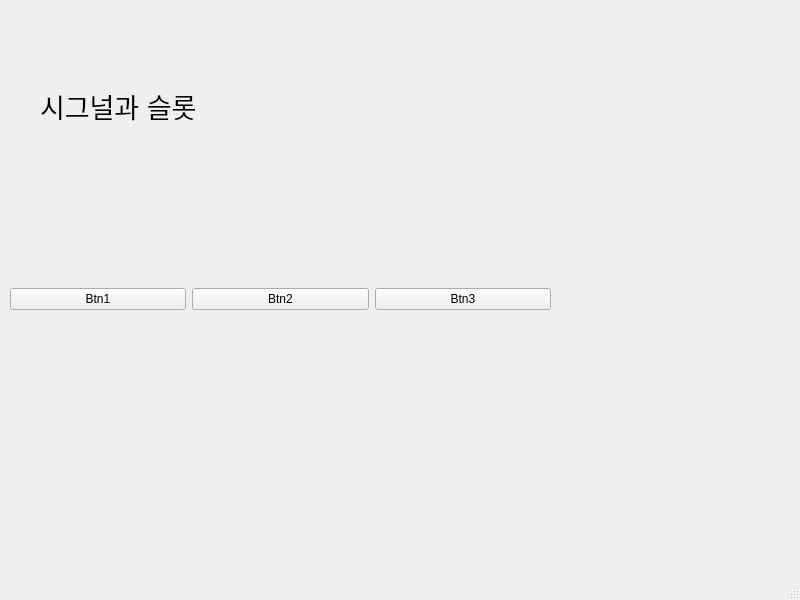
<?xml version="1.0" encoding="UTF-8"?>
<ui version="4.0">
 <class>MainWindow</class>
 <widget class="QMainWindow" name="MainWindow">
  <property name="geometry">
   <rect>
    <x>0</x>
    <y>0</y>
    <width>800</width>
    <height>600</height>
   </rect>
  </property>
  <property name="windowTitle">
   <string>MainWindow</string>
  </property>
  <widget class="QWidget" name="centralwidget">
   <widget class="QWidget" name="horizontalLayoutWidget">
    <property name="geometry">
     <rect>
      <x>10</x>
      <y>239</y>
      <width>541</width>
      <height>121</height>
     </rect>
    </property>
    <layout class="QHBoxLayout" name="horizontalLayout">
     <item>
      <widget class="QPushButton" name="Btn1">
       <property name="text">
        <string>Btn1</string>
       </property>
       <property name="iconSize">
        <size>
         <width>21</width>
         <height>16</height>
        </size>
       </property>
      </widget>
     </item>
     <item>
      <widget class="QPushButton" name="Btn2">
       <property name="text">
        <string>Btn2</string>
       </property>
      </widget>
     </item>
     <item>
      <widget class="QPushButton" name="Btn3">
       <property name="text">
        <string>Btn3</string>
       </property>
      </widget>
     </item>
    </layout>
   </widget>
   <widget class="QLabel" name="label">
    <property name="geometry">
     <rect>
      <x>40</x>
      <y>70</y>
      <width>251</width>
      <height>71</height>
     </rect>
    </property>
    <property name="font">
     <font>
      <pointsize>20</pointsize>
     </font>
    </property>
    <property name="text">
     <string>시그널과 슬롯 </string>
    </property>
   </widget>
  </widget>
  <widget class="QMenuBar" name="menubar">
   <property name="geometry">
    <rect>
     <x>0</x>
     <y>0</y>
     <width>800</width>
     <height>21</height>
    </rect>
   </property>
  </widget>
  <widget class="QStatusBar" name="statusbar">
   <property name="toolTip">
    <string/>
   </property>
  </widget>
 </widget>
 <resources/>
 <connections>
  <connection>
   <sender>Btn1</sender>
   <signal>clicked()</signal>
   <receiver>MainWindow</receiver>
   <slot>firstClick()</slot>
   <hints>
    <hint type="sourcelabel">
     <x>96</x>
     <y>316</y>
    </hint>
    <hint type="destinationlabel">
     <x>467</x>
     <y>435</y>
    </hint>
   </hints>
  </connection>
  <connection>
   <sender>Btn2</sender>
   <signal>clicked()</signal>
   <receiver>MainWindow</receiver>
   <slot>secondClick()</slot>
   <hints>
    <hint type="sourcelabel">
     <x>280</x>
     <y>326</y>
    </hint>
    <hint type="destinationlabel">
     <x>467</x>
     <y>399</y>
    </hint>
   </hints>
  </connection>
  <connection>
   <sender>Btn3</sender>
   <signal>clicked()</signal>
   <receiver>MainWindow</receiver>
   <slot>thirdClick()</slot>
   <hints>
    <hint type="sourcelabel">
     <x>467</x>
     <y>324</y>
    </hint>
    <hint type="destinationlabel">
     <x>468</x>
     <y>357</y>
    </hint>
   </hints>
  </connection>
 </connections>
 <slots>
  <slot>firstClick()</slot>
  <slot>secondClick()</slot>
  <slot>thirdClick()</slot>
 </slots>
</ui>
